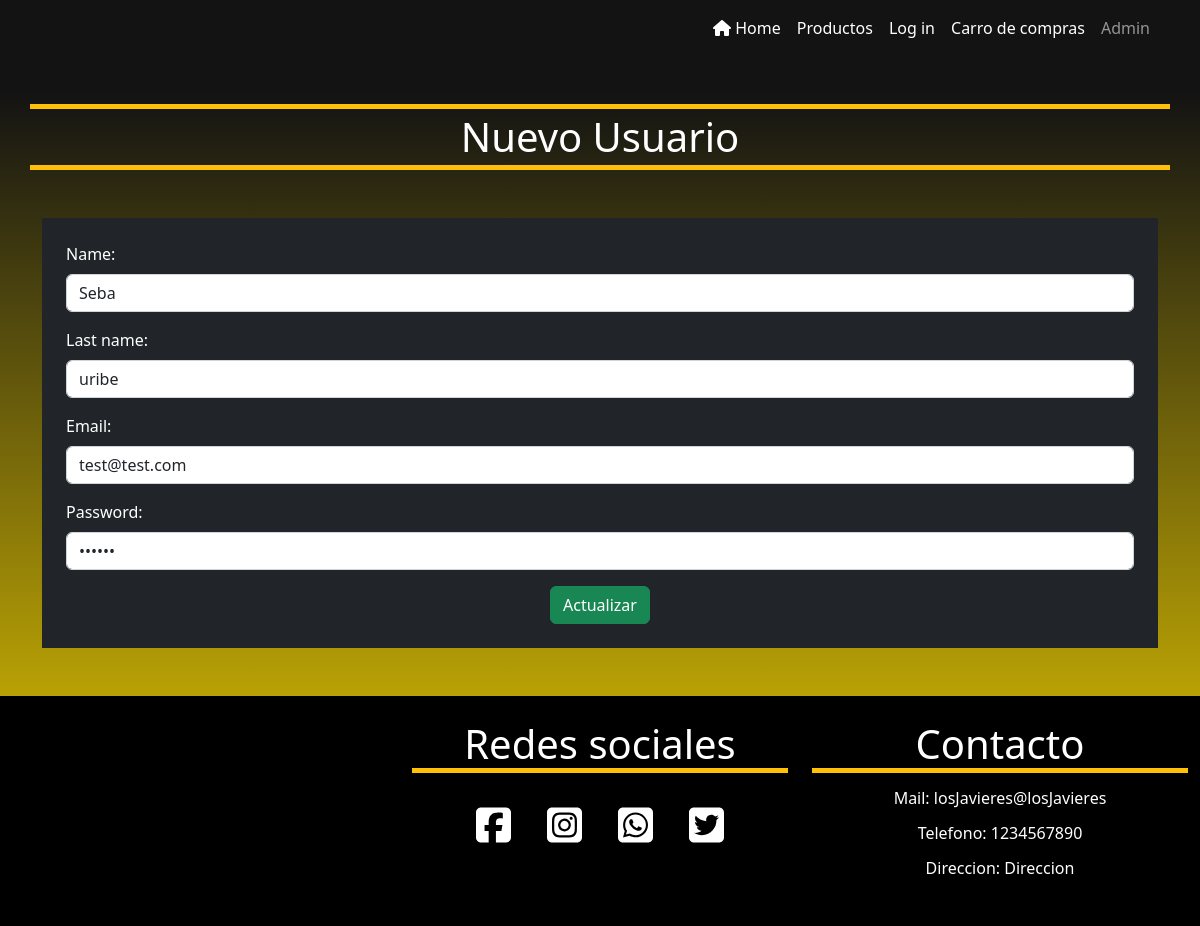
Page /administrator/editUser/2 on the committed database.
### Botilleria/models.py (models this page shows)
class User(models.Model):
    try:
        name = models.CharField(max_length = 50)
        last_name = models.CharField(max_length = 50)
        email = models.CharField(max_length = 100, unique = True)
        password = models.CharField(max_length = 50)
        class Meta:
            ordering = ['id']
    except Exception as e:
        print('Modelo no creado: ', e)

### Botilleria/views.py (the view)
# urls.py: path('administrator/editUser/<int:pk>',views.editUser, name='edit_user'),
def editUser(request, pk):
    try:
        user = get_object_or_404(User, pk=pk)
        if request.method == 'POST':
            form = UserForm(request.POST, instance=user)
            if form.is_valid():
                user = form.save(commit=False)
                user.save()
                messages.success(request, 'Usuario modificado')
                return redirect('administrator')
        else:
            form = UserForm(instance=user)
        return render(request, 'User/editUser.html', {'form': form})
    except Exception as e:
        print('producto no editado', e)

### Botilleria/forms.py
class UserForm(forms.ModelForm):
    name = forms.CharField(widget=forms.TextInput(
        attrs={
            'class': 'form-control mt-2',
            'type': 'text',
            'placeholder': 'Ingresa tu nombre'
        }
    ))
    last_name = forms.CharField(widget=forms.TextInput(
        attrs={
            'class': 'form-control mt-2',
            'type': 'text',
            'placeholder': 'Ingresa tu apellido'
        }
    ))
    email = forms.CharField(widget=forms.TextInput(
        attrs={
            'class': 'form-control mt-2',
            'type': 'email',
            'placeholder': 'Ingresa el email'
        }
    ))
    password = forms.CharField(widget=forms.TextInput(
        attrs={
            'class': 'form-control mt-2',
            'type': 'password',
            'placeholder': 'Ingresa la contraseña'
        }
    ))
    class Meta:
        model = User
        fields = ('name', 'last_name', 'email', 'password')

### Botilleria/context_processors.py (called while the page is built)
def totalPrice(request):
    totalCarrito = 0
    if 'cart' in request.session:
        for key, value in request.session['cart'].items():
            totalCarrito += int(value['price'])
    return {'totalPrice': totalCarrito}

### Botilleria/templates/User/editUser.html
{% extends '../layout/base.html' %} {% block content %}
<h1 class="container text-center my-5 border border-5 border-warning border-start-0 border-end-0 p-1">Nuevo Usuario</h1>
<section class="container">
  <form method="POST" class="bg-dark container p-4 text-white">
    {% csrf_token %} {{ form.as_p }}
    <div class="text-center">
      <button type="submit" class="btn btn-success">Actualizar</button>
    </div>
  </form>
</section>
{% endblock %}

### Botilleria/static/css/style.css (style rules this page uses)
body { background: linear-gradient(rgb(19, 19, 19) 10%, rgb(223, 194, 1) 90%); box-sizing: content-box; min-height: 100vh; }
h1 { color: white; }

### rows in the picture
User: name "Seba", last_name "uribe", email "test@test.com"
